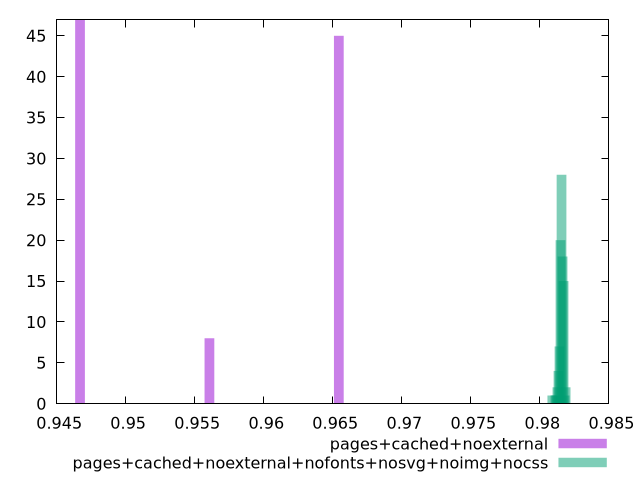

The gnuplot source for this figure:
$_pagesCachedNoexternal <<EOF
0.9466947766712873 47
0.9560679922818942 8
0.965441207892501 45
EOF
$_pagesCachedNoexternalNofontsNosvgNoimgNocss <<EOF
0.9815705757869452 28
0.9816447069383527 18
0.9814964446355376 20
0.9809033954242775 1
0.9814223134841301 7
0.9817188380897602 15
0.9818671003925753 2
0.9813481823327226 4
0.9812740511813152 2
0.9811257888785001 1
0.9817929692411678 1
0.9811999200299076 1
EOF
set key outside below
set terminal pngcairo
set output "report_00005_2020-11-02T22-26-11.212Z/first-meaningful-paint/first-meaningful-paint_pages+cached+noexternal_pages+cached+noexternal+nofonts+nosvg+noimg+nocss+hist.png"
set boxwidth 0.0007034464744257596
set style fill transparent solid 0.5 noborder
set yrange [0:47]
plot $_pagesCachedNoexternal title "pages+cached+noexternal" with boxes ,$_pagesCachedNoexternalNofontsNosvgNoimgNocss title "pages+cached+noexternal+nofonts+nosvg+noimg+nocss" with boxes ,
